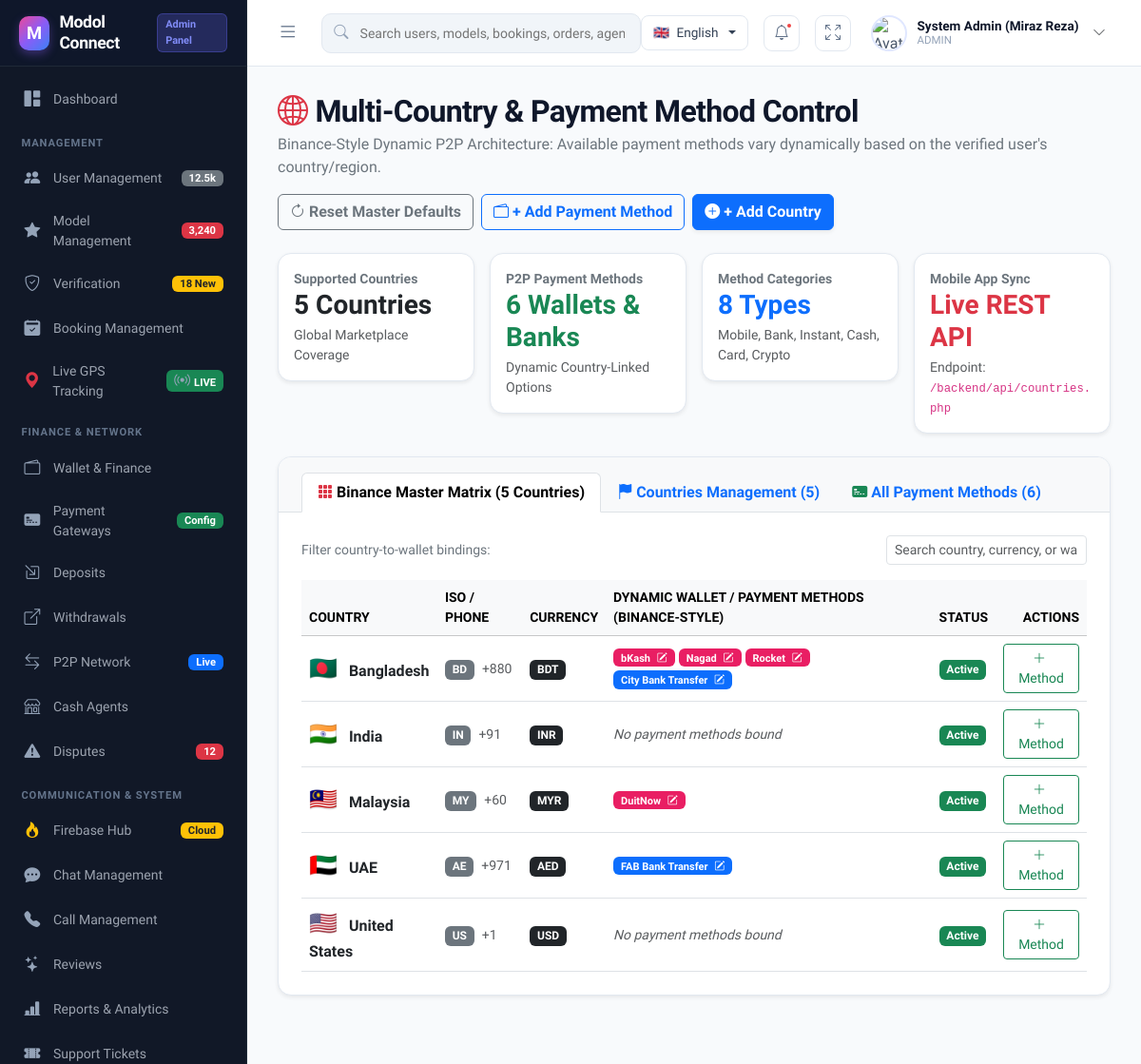
/admin/country_currency.php (signed in), run on the app's committed database.
### tables this page shows
CREATE TABLE IF NOT EXISTS `countries` (
    `id` INT AUTO_INCREMENT PRIMARY KEY,
    `country_name` VARCHAR(100) NOT NULL,
    `iso_code` VARCHAR(10) NOT NULL,
    `phone_code` VARCHAR(15) NOT NULL,
    `currency_code` VARCHAR(10) NOT NULL,
    `flag` VARCHAR(20) DEFAULT '🌐',
    `status` VARCHAR(30) DEFAULT 'Active',
    `created_at` TIMESTAMP DEFAULT CURRENT_TIMESTAMP
);

CREATE TABLE IF NOT EXISTS `payment_methods` (
    `id` INT AUTO_INCREMENT PRIMARY KEY,
    `country_id` INT NOT NULL,
    `method_name` VARCHAR(100) NOT NULL,
    `method_type` VARCHAR(50) DEFAULT 'Mobile Wallet',
    `logo` VARCHAR(255) DEFAULT '',
    `min_amount` DECIMAL(12,2) DEFAULT 100.00,
    `max_amount` DECIMAL(12,2) DEFAULT 500000.00,
    `status` VARCHAR(30) DEFAULT 'Active',
    `created_at` TIMESTAMP DEFAULT CURRENT_TIMESTAMP,
    INDEX (`country_id`)
);

### admin/country_currency.php (the view, shortened to what this page needs)
<?php
require_once __DIR__ . '/layout.php';
$db = null;
try {
    $db = Database::getInstance();
} catch (Throwable $e) {
    error_log("Country currency DB connect notice: " . $e->getMessage());
}
if ($db) {
    try {
        if (Database::isMySQL()) {
            $db->exec("
            CREATE TABLE IF NOT EXISTS `countries` (
                `id` INT AUTO_INCREMENT PRIMARY KEY,
                `country_name` VARCHAR(100) NOT NULL,
                `iso_code` VARCHAR(10) NOT NULL,
                `phone_code` VARCHAR(15) NOT NULL,
                `currency_code` VARCHAR(10) NOT NULL,
                `flag` VARCHAR(20) DEFAULT '🌐',
                `status` VARCHAR(20) DEFAULT 'Active',
                `created_at` TIMESTAMP DEFAULT CURRENT_TIMESTAMP
            ) ENGINE=InnoDB DEFAULT CHARSET=utf8mb4 COLLATE=utf8mb4_unicode_ci;
            ");
            $db->exec("
            CREATE TABLE IF NOT EXISTS `payment_methods` (
                `id` INT AUTO_INCREMENT PRIMARY KEY,
                `country_id` INT NOT NULL,
                `method_name` VARCHAR(100) NOT NULL,
                `method_type` VARCHAR(50) DEFAULT 'Mobile Wallet',
                `logo` VARCHAR(255) DEFAULT '',
                `min_amount` DECIMAL(12,2) DEFAULT 100.00,
                `max_amount` DECIMAL(12,2) DEFAULT 500000.00,
                `status` VARCHAR(20) DEFAULT 'Active',
                `created_at` TIMESTAMP DEFAULT CURRENT_TIMESTAMP
            ) ENGINE=InnoDB DEFAULT CHARSET=utf8mb4 COLLATE=utf8mb4_unicode_ci;
            ");
            $db->exec("
            CREATE TABLE IF NOT EXISTS `countries_currencies` (
                `id` INT AUTO_INCREMENT PRIMARY KEY,
                `country_code` VARCHAR(10) NOT NULL,
                `country_name` VARCHAR(100) NOT NULL,
                `flag` VARCHAR(20) DEFAULT '🌐',
                `currency_code` VARCHAR(10) NOT NULL,
                `currency_symbol` VARCHAR(10) NOT NULL,
                `rate_to_usd` DECIMAL(12,4) NOT NULL DEFAULT 1.0000,
                `min_deposit` DECIMAL(12,2) DEFAULT 500.00,
                `min_withdrawal` DECIMAL(12,2) DEFAULT 1000.00,
                `status` VARCHAR(20) DEFAULT 'Active',
                `updated_at` TIMESTAMP DEFAULT CURRENT_TIMESTAMP ON UPDATE CURRENT_TIMESTAMP,
                `created_at` TIMESTAMP DEFAULT CURRENT_TIMESTAMP
            ) ENGINE=InnoDB DEFAULT CHARSET=utf8mb4 COLLATE=utf8mb4_unicode_ci;
            ");
        }
    } catch (Throwable $e) {
        error_log("Country/currency table check notice: " . $e->getMessage());
    }
}
$countries = [];
$methodsByCountry = [];
$allMethods = [];
if ($db) {
    try {
        $countries = $db->query("SELECT * FROM countries ORDER BY country_name ASC")->fetchAll(PDO::FETCH_ASSOC);
        $allMethodsStmt = $db->query("SELECT pm.*, c.country_name, c.flag, c.currency_code FROM payment_methods pm JOIN countries c ON pm.country_id = c.id ORDER BY c.country_name ASC, pm.id ASC");
        $allMethods = $allMethodsStmt->fetchAll(PDO::FETCH_ASSOC);
        foreach ($allMethods as $m) {
            $methodsByCountry[$m['country_id']][] = $m;
        }
    } catch (Throwable $e) {
        error_log("Country/currency query error: " . $e->getMessage());
        $msg = "Database query notice: " . $e->getMessage();
        $msgType = "warning";
    }
} else {
    $msg = "Database offline. Viewing system cached regional data.";
    $msgType = "warning";
}
?>
<div class="d-flex justify-content-between align-items-center mb-4 flex-wrap gap-3">
    <div>
        <h2 class="fw-bold mb-1" style="color: #0f172a; letter-spacing: -0.02em;">
            <i class="bi bi-globe2 text-danger me-2"></i>Multi-Country & Payment Method Control
        </h2>
        <p class="text-secondary mb-0">
            Binance-Style Dynamic P2P Architecture: Available payment methods vary dynamically based on the verified user's country/region.
        </p>
    </div>
    <div class="d-flex gap-2 flex-wrap">
        <form method="POST" onsubmit="return confirm('Restore all 60+ countries and standard Binance P2P payment methods?');" class="d-inline">
            <button type="submit" class="btn btn-outline-secondary fw-semibold">
                <i class="bi bi-arrow-clockwise me-1"></i>Reset Master Defaults
            </button>
        </form>
        <button class="btn btn-outline-primary fw-semibold" data-bs-toggle="modal" data-bs-target="#addMethodModal">
            <i class="bi bi-wallet2 me-1"></i>+ Add Payment Method
        </button>
        <button class="btn btn-primary fw-semibold shadow-sm" data-bs-toggle="modal" data-bs-target="#addCountryModal">
            <i class="bi bi-plus-circle-fill me-1"></i>+ Add Country
        </button>
    </div>
</div>
<div class="row g-3 mb-4">
    <div class="col-md-3 col-sm-6">
        <div class="card card-custom p-3 bg-white shadow-sm">
            <div class="text-secondary small fw-semibold">Supported Countries</div>
            <div class="h3 fw-bold mb-0 text-dark"><?= count($countries) ?> Countries</div>
            <div class="small text-muted mt-1">Global Marketplace Coverage</div>
        </div>
    </div>
    <div class="col-md-3 col-sm-6">
        <div class="card card-custom p-3 bg-white shadow-sm">
            <div class="text-secondary small fw-semibold">P2P Payment Methods</div>
            <div class="h3 fw-bold mb-0 text-success"><?= count($allMethods) ?> Wallets & Banks</div>
            <div class="small text-muted mt-1">Dynamic Country-Linked Options</div>
        </div>
    </div>
    <div class="col-md-3 col-sm-6">
        <div class="card card-custom p-3 bg-white shadow-sm">
            <div class="text-secondary small fw-semibold">Method Categories</div>
            <div class="h3 fw-bold mb-0 text-primary">8 Types</div>
            <div class="small text-muted mt-1">Mobile, Bank, Instant, Cash, Card, Crypto</div>
        </div>
    </div>
    <div class="col-md-3 col-sm-6">
        <div class="card card-custom p-3 bg-white shadow-sm">
            <div class="text-secondary small fw-semibold">Mobile App Sync</div>
            <div class="h3 fw-bold mb-0 text-danger">Live REST API</div>
            <div class="small text-muted mt-1">Endpoint: <code>/backend/api/countries.php</code></div>
        </div>
    </div>
</div>
<div class="card card-custom p-0 overflow-hidden mb-4 shadow-sm">
    <div class="border-bottom px-4 pt-3 bg-light">
        <ul class="nav nav-tabs border-0" id="matrixTab" role="tablist">
            <li class="nav-item">
                <a class="nav-link active fw-semibold" data-bs-toggle="tab" href="#matrix">
                    <i class="bi bi-grid-3x3-gap-fill me-1 text-danger"></i>Binance Master Matrix (<?= count($countries) ?> Countries)
                </a>
            </li>
            <li class="nav-item">
                <a class="nav-link fw-semibold" data-bs-toggle="tab" href="#countries_list">
                    <i class="bi bi-flag-fill me-1 text-primary"></i>Countries Management (<?= count($countries) ?>)
                </a>
            </li>
            <li class="nav-item">
                <a class="nav-link fw-semibold" data-bs-toggle="tab" href="#methods_list">
                    <i class="bi bi-credit-card-2-front-fill me-1 text-success"></i>All Payment Methods (<?= count($allMethods) ?>)
                </a>
            </li>
        </ul>
    </div>
    <div class="tab-content p-4" id="matrixTabContent">
        <div class="tab-pane fade show active" id="matrix">
            <div class="d-flex justify-content-between align-items-center mb-3 flex-wrap gap-2">
                <span class="text-secondary small">Filter country-to-wallet bindings:</span>
                <input type="text" id="matrixSearch" class="form-control form-control-sm w-auto" placeholder="Search country, currency, or wallet..." onkeyup="filterMatrixTable()">
            </div>
            <div class="table-responsive">
                <table class="table table-hover align-middle mb-0" id="matrixTable">
                    <thead class="table-light text-secondary small text-uppercase">
                        <tr>
                            <th>Country</th>
                            <th>ISO / Phone</th>
                            <th>Currency</th>
                            <th>Dynamic Wallet / Payment Methods (Binance-Style)</th>
                            <th>Status</th>
                            <th class="text-end">Actions</th>
                        </tr>
                    </thead>
                    <tbody>
                        <?php foreach ($countries as $c): ?>
                            <?php $cMethods = $methodsByCountry[$c['id']] ?? []; ?>
                            <tr>
                                <td>
                                    <span class="fs-4 me-2"><?= htmlspecialchars($c['flag']) ?></span>
                                    <strong class="text-dark"><?= htmlspecialchars($c['country_name']) ?></strong>
                                </td>
                                <td>
                                    <span class="badge bg-secondary"><?= htmlspecialchars($c['iso_code']) ?></span>
                                    <span class="text-muted small ms-1"><?= htmlspecialchars($c['phone_code']) ?></span>
                                </td>
                                <td>
                                    <span class="badge bg-dark fw-bold"><?= htmlspecialchars($c['currency_code']) ?></span>
                                </td>
                                <td>
                                    <?php if (empty($cMethods)): ?>
                                        <span class="text-muted small fst-italic">No payment methods bound</span>
                                    <?php else: ?>
                                        <div class="d-flex flex-wrap gap-1">
                                            <?php foreach ($cMethods as $m): ?>
                                                <?php
                                                $badgeClass = match($m['method_type'] ?? '') {
                                                    'Mobile Wallet' => 'bg-pink text-white',
                                                    'Instant Bank' => 'bg-info text-dark',
                                                    'Bank Transfer' => 'bg-primary text-white',
                                                    'Cash' => 'bg-success text-white',
                                                    'E-Wallet' => 'bg-warning text-dark',
                                                    default => 'bg-secondary text-white'
                                                };
                                                ?>
                                                <span class="badge <?= $badgeClass ?> px-2 py-1" style="font-size: 11px; cursor: pointer;"
                                                      onclick="openEditMethod(<?= htmlspecialchars(json_encode($m)) ?>)"
                                                      title="Click to edit: <?= htmlspecialchars($m['method_type']) ?> (<?= $m['min_amount'] ?> - <?= $m['max_amount'] ?>)">
                                                    <?= htmlspecialchars($m['method_name']) ?> <i class="bi bi-pencil-square ms-1"></i>
                                                </span>
                                            <?php endforeach; ?>
                                        </div>
                                    <?php endif; ?>
                                </td>
                                <td>
                                    <span class="badge <?= $c['status'] === 'Active' ? 'bg-success' : 'bg-secondary' ?>">
                                        <?= htmlspecialchars($c['status']) ?>
                                    </span>
                                </td>
                                <td class="text-end">
                                    <button class="btn btn-sm btn-outline-success" onclick="openAddMethodForCountry(<?= $c['id'] ?>)">
                                        <i class="bi bi-plus-lg me-1"></i>Method
                                    </button>
                                </td>
                            </tr>
                        <?php endforeach; ?>
                    </tbody>
                </table>
            </div>
        </div>
    </div>
</div>

### admin/layout.php (style rules this page uses)
:root { --sidebar-bg: #111827; --sidebar-border: #1f2937; --sidebar-text: #9ca3af; --sidebar-hover: #1f2937; --sidebar-active-bg: #4f46e5; --sidebar-active-gradient: linear-gradient(135deg, #6366f1 0%, #4f46e5 100%); --main-bg: #f8fafc; --card-bg: #ffffff; --card-border: #e2e8f0; --text-heading: #0f172a; --text-body: #475569; --text-muted: #94a3b8; --accent-primary: #6366f1; --sidebar-width: 260px; --topbar-height: 70px; }
body { font-family: 'Plus Jakarta Sans', 'Inter', -apple-system, sans-serif; background-color: var(--main-bg); color: var(--text-body); min-height: 100vh; overflow-x: hidden; }
.card-custom { background-color: var(--card-bg); border: 1px solid var(--card-border); border-radius: 14px; box-shadow: 0 1px 3px rgba(0, 0, 0, 0.04), 0 1px 2px rgba(0, 0, 0, 0.02); transition: transform 0.2s ease, box-shadow 0.2s ease; }

### admin/country_currency.php (style rules this page uses)
.bg-pink { background-color: #E91E63 !important; }

### data on the page
countries: flag "🇧🇩", country_name "Bangladesh", iso_code "BD", phone_code "+880", currency_code "BDT", status "Active"
payment_methods: method_name "bKash"
payment_methods: method_name "Nagad"
payment_methods: method_name "Rocket"
payment_methods: method_name "City Bank Transfer"
countries: flag "🇮🇳", country_name "India", iso_code "IN", phone_code "+91", currency_code "INR", shows "No payment methods bound", status "Active"
countries: flag "🇲🇾", country_name "Malaysia", iso_code "MY", phone_code "+60", currency_code "MYR", status "Active"
payment_methods: method_name "DuitNow"
countries: flag "🇦🇪", country_name "UAE", iso_code "AE", phone_code "+971", currency_code "AED", status "Active"
payment_methods: method_name "FAB Bank Transfer"
countries: flag "🇺🇸", country_name "United States", iso_code "US", phone_code "+1", currency_code "USD", shows "No payment methods bound", status "Active"

### other printed values
$adminName "System Admin (Miraz Reza)"
$adminRole "ADMIN"
count($countries) "5"
count($allMethods) "6"
